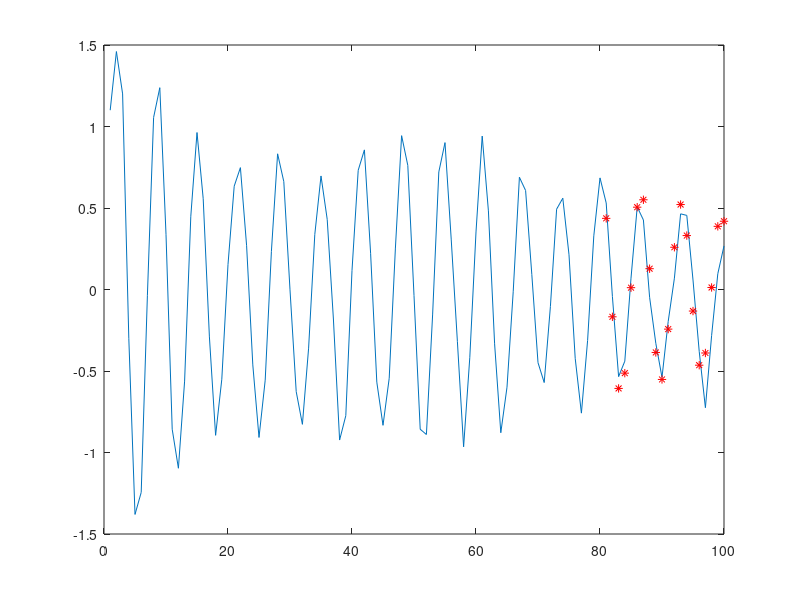

Source code (MATLAB):
clear;
clf;
close all;

y=dlmread("idosor.txt");
N=length(y);
t=(1:N)';



plot(t,y);

N0=80;

b=y((4:N0)');
A=y(repmat((0:(N0-4))',1,3)+[1 2 3]);
a0=(A'*A)\(A'*b);


yb=y;
for k=(N0+1):N
  yb(k)=a0'*yb(k-3:k-1);
end
hold on;
plot(t(N0+1:N),yb(N0+1:N),'r*')
